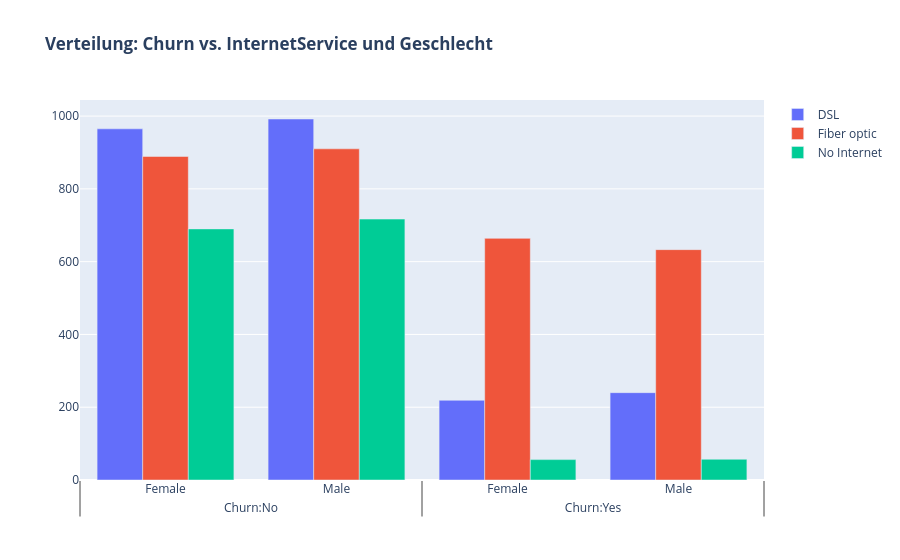

Source (notebook cell):
### Code cell
fig = go.Figure()

fig.add_trace(go.Bar(
  x = [["Churn:No", "Churn:No", "Churn:Yes", "Churn:Yes"],
       ["Female", "Male", "Female", "Male"]],
  y = [965, 992, 219, 240],
  name = 'DSL',
))

fig.add_trace(go.Bar(
  x = [["Churn:No", "Churn:No", "Churn:Yes", "Churn:Yes"],
       ["Female", "Male", "Female", "Male"]],
  y = [889, 910, 664, 633],
  name = "Fiber optic",
))

fig.add_trace(go.Bar(
  x = [["Churn:No", "Churn:No", "Churn:Yes", "Churn:Yes"],
       ["Female", "Male", "Female", "Male"]],
  y = [690, 717, 56, 57],
  name = "No Internet",
))

fig.update_layout(title_text="<b>Verteilung: Churn vs. InternetService und Geschlecht</b>")

fig.show()

### Figure 1 — Plotly figure (JSON) as saved in the notebook; plotly's stock layout.template omitted (floating-point values rounded to 4 significant figures)
{"data": [{"name": "DSL", "type": "bar", "x": [["Churn:No", "Churn:No", "Churn:Yes", "Churn:Yes"], ["Female", "Male", "Female", "Male"]], "y": [965, 992, 219, 240]}, {"name": "Fiber optic", "type": "bar", "x": [["Churn:No", "Churn:No", "Churn:Yes", "Churn:Yes"], ["Female", "Male", "Female", "Male"]], "y": [889, 910, 664, 633]}, {"name": "No Internet", "type": "bar", "x": [["Churn:No", "Churn:No", "Churn:Yes", "Churn:Yes"], ["Female", "Male", "Female", "Male"]], "y": [690, 717, 56, 57]}], "layout": {"title": {"text": "<b>Verteilung: Churn vs. InternetService und Geschlecht</b>"}}}
